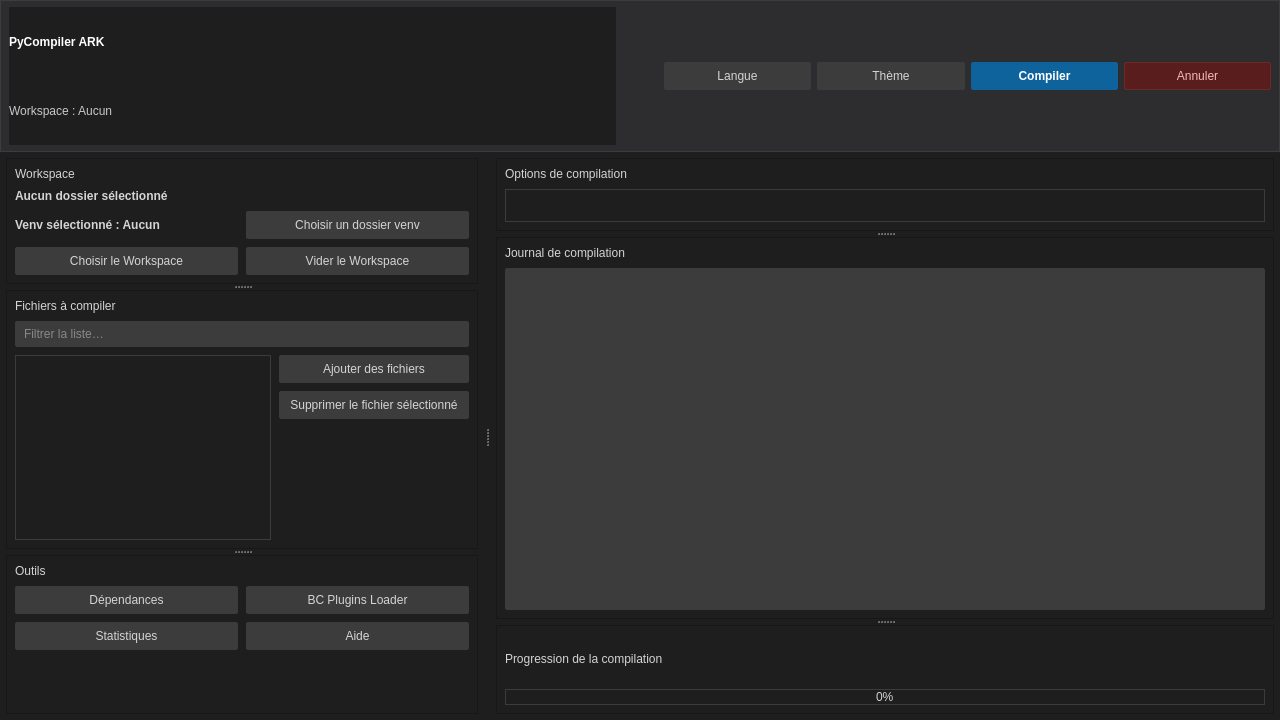
<?xml version="1.0" encoding="UTF-8"?>
<ui version="4.0">
 <class>PyCompilerARKGui</class>
 <widget class="QWidget" name="PyCompilerARKGui">
  <property name="geometry">
   <rect>
    <x>0</x>
    <y>0</y>
    <width>1280</width>
    <height>720</height>
   </rect>
  </property>
  <property name="styleSheet">
   <string notr="true">/* PyCompiler ARK — VSCode inspired */

QWidget {
  background: #1E1E1E;
  color: #D4D4D4;
  font-family: &quot;Segoe UI&quot;, &quot;Noto Sans&quot;, &quot;DejaVu Sans&quot;, Arial, sans-serif;
  font-size: 9pt;
}

QToolTip {
  background-color: #252526;
  color: #D4D4D4;
  border: 1px solid #3C3C3C;
  border-radius: 2px;
  padding: 6px 8px;
}

/* Header */
QFrame#header {
  background: #2D2D30;
  border: 1px solid #3C3C3C;
  border-radius: 0px;
}
QLabel#label_app_title {
  color: #FFFFFF;
  font-weight: 600;
}
QLabel#label_workspace_status {
  color: #C8C8C8;
}

/* Section labels */
QLabel[objectName=&quot;label_workspace_section&quot;],
QLabel[objectName=&quot;label_files_section&quot;],
QLabel[objectName=&quot;label_options_section&quot;],
QLabel[objectName=&quot;label_logs_section&quot;] {
  font-weight: 600;
  font-size: 9pt;
  color: #C8C8C8;
  padding-bottom: 4px;
}
QLabel[objectName=&quot;label_main_actions&quot;],
QLabel[objectName=&quot;label_config_actions&quot;],
QLabel[objectName=&quot;label_tools&quot;],
QLabel[objectName=&quot;label_settings&quot;],
QLabel[objectName=&quot;label_progress&quot;] {
  font-weight: 600;
  font-size: 9pt;
  color: #C8C8C8;
  padding-bottom: 4px;
}

/* Buttons */
QPushButton {
  background: #3C3C3C;
  color: #D4D4D4;
  border: 1px solid #3C3C3C;
  border-radius: 2px;
  padding: 6px 10px;
  font-size: 9pt;
}
QPushButton:hover { background: #454545; border-color: #454545; }
QPushButton:pressed { background: #2A2A2A; }
QPushButton:disabled { color: #8A8A8A; background: #2B2B2B; border-color: #2B2B2B; }

QPushButton#compile_btn {
  background: #0E639C;
  color: #FFFFFF;
  border-color: #0E639C;
  font-weight: 600;
}
QPushButton#compile_btn:hover { background: #1177BB; border-color: #1177BB; }
QPushButton#compile_btn:pressed { background: #0B4F7A; }
QPushButton#cancel_btn {
  background: #5A1D1D;
  color: #F2B8B8;
  border: 1px solid #6A2A2A;
}
QPushButton#cancel_btn:hover { background: #6A2727; border-color: #7A3030; }

/* Checkboxes &amp; Radio */
QCheckBox { color: #D4D4D4; }
QCheckBox::indicator { width: 14px; height: 14px; }
QCheckBox::indicator:unchecked { border: 1px solid #3C3C3C; background: #1E1E1E; }
QCheckBox::indicator:checked { image: none; border: 1px solid #007ACC; background: #007ACC; }

QRadioButton::indicator { width: 14px; height: 14px; border: 1px solid #3C3C3C; background: #1E1E1E; border-radius: 7px; }
QRadioButton::indicator:checked { background: #007ACC; border-color: #007ACC; }

/* Inputs */
QLineEdit, QTextEdit, QPlainTextEdit {
  background: #3C3C3C;
  color: #D4D4D4;
  border: 1px solid #3C3C3C;
  border-radius: 2px;
  padding: 4px 6px;
}
QLineEdit:focus, QTextEdit:focus, QPlainTextEdit:focus { border-color: #007ACC; }

/* Lists &amp; Tables */
QListWidget, QTreeWidget, QTableWidget, QTableView {
  background: #1E1E1E;
  color: #D4D4D4;
  border: 1px solid #3C3C3C;
  border-radius: 0px;
  selection-background-color: #094771;
  selection-color: #D4D4D4;
  padding: 2px;
}
QListWidget::item, QTreeWidget::item { padding: 4px 6px; }
QListWidget::item:hover, QTreeWidget::item:hover { background: #2A2D2E; }
QListWidget::item:selected, QTreeWidget::item:selected { background: #094771; color: #FFFFFF; }

/* Tabs */
QTabWidget::pane { border: 1px solid #3C3C3C; background: #1E1E1E; }
QTabBar { background: #2D2D30; }
QTabBar::tab {
  background: #2D2D30;
  color: #D4D4D4;
  padding: 6px 12px;
  border: 1px solid #3C3C3C;
  border-bottom: none;
}
QTabBar::tab:selected { background: #1E1E1E; border-bottom-color: #1E1E1E; }
QTabBar::tab:hover { background: #37373D; }

/* Progress */
QProgressBar {
  border: 1px solid #3C3C3C;
  border-radius: 0px;
  text-align: center;
  background: #1E1E1E;
  color: #D4D4D4;
  height: 12px;
}
QProgressBar::chunk { background-color: #0E639C; }

/* Combos &amp; Spin */
QComboBox, QSpinBox, QDoubleSpinBox {
  background: #3C3C3C;
  color: #D4D4D4;
  border: 1px solid #3C3C3C;
  border-radius: 2px;
  padding: 4px 6px;
}
QComboBox:hover, QSpinBox:hover, QDoubleSpinBox:hover { background: #454545; }
QComboBox QAbstractItemView {
  background: #252526;
  color: #D4D4D4;
  border: 1px solid #3C3C3C;
  selection-background-color: #094771;
  selection-color: #FFFFFF;
  outline: 0;
}

QAbstractSpinBox:focus { border-color: #007ACC; }
QSpinBox::up-button, QDoubleSpinBox::up-button {
  subcontrol-origin: border;
  subcontrol-position: top right;
  width: 20px;
  border-left: 1px solid #3C3C3C;
  background: #2D2D30;
}
QSpinBox::down-button, QDoubleSpinBox::down-button {
  subcontrol-origin: border;
  subcontrol-position: bottom right;
  width: 20px;
  border-left: 1px solid #3C3C3C;
  background: #2D2D30;
}

/* Frames &amp; Groups */
QFrame[frameShape=&quot;4&quot;] {
  background: #252526;
  border: 1px solid #3C3C3C;
  border-radius: 0px;
}
QGroupBox {
  border: 1px solid #3C3C3C;
  border-radius: 0px;
  margin-top: 12px;
  padding-top: 8px;
}
QGroupBox::title {
  subcontrol-origin: margin;
  left: 12px;
  padding: 0 6px;
  background: transparent;
  color: #D4D4D4;
  font-weight: 600;
}

/* Menus */
QMenuBar { background: #2D2D30; color: #D4D4D4; }
QMenuBar::item:selected { background: #37373D; }
QMenu {
  background: #252526;
  color: #D4D4D4;
  border: 1px solid #3C3C3C;
}
QMenu::item { padding: 6px 12px; }
QMenu::item:selected { background: #094771; }
QMenu::separator { height: 1px; background: #3C3C3C; margin: 6px 8px; }

QStatusBar {
  background: #007ACC;
  color: #FFFFFF;
  border-top: 1px solid #005F9E;
}
QStatusBar::item { border: none; }

/* Scrollbars */
QScrollBar:vertical { background: transparent; width: 12px; margin: 0px; border: none; }
QScrollBar::handle:vertical { background: #3F3F3F; min-height: 24px; }
QScrollBar::handle:vertical:hover { background: #4B4B4B; }
QScrollBar::add-line:vertical, QScrollBar::sub-line:vertical { height: 0; }
QScrollBar:horizontal { background: transparent; height: 12px; margin: 0px; border: none; }
QScrollBar::handle:horizontal { background: #3F3F3F; min-width: 24px; }
QScrollBar::handle:horizontal:hover { background: #4B4B4B; }
QScrollBar::add-line:horizontal, QScrollBar::sub-line:horizontal { width: 0; }
</string>
  </property>
  <layout class="QVBoxLayout" name="rootLayout">
   <property name="spacing">
    <number>0</number>
   </property>
   <property name="leftMargin">
    <number>0</number>
   </property>
   <property name="topMargin">
    <number>0</number>
   </property>
   <property name="rightMargin">
    <number>0</number>
   </property>
   <property name="bottomMargin">
    <number>0</number>
   </property>
   <item>
    <widget class="QFrame" name="header">
     <property name="minimumSize">
      <size>
       <width>0</width>
       <height>44</height>
      </size>
     </property>
     <property name="frameShape">
      <enum>QFrame::Shape::StyledPanel</enum>
     </property>
     <layout class="QHBoxLayout" name="headerLayout">
      <property name="spacing">
       <number>8</number>
      </property>
      <property name="leftMargin">
       <number>8</number>
      </property>
      <property name="topMargin">
       <number>6</number>
      </property>
      <property name="rightMargin">
       <number>8</number>
      </property>
      <property name="bottomMargin">
       <number>6</number>
      </property>
      <item>
       <layout class="QVBoxLayout" name="headerLeftLayout">
        <property name="spacing">
         <number>0</number>
        </property>
        <property name="leftMargin">
         <number>0</number>
        </property>
        <property name="topMargin">
         <number>0</number>
        </property>
        <property name="rightMargin">
         <number>0</number>
        </property>
        <property name="bottomMargin">
         <number>0</number>
        </property>
        <item>
         <widget class="QLabel" name="label_app_title">
          <property name="font">
           <font>
            <family>Segoe UI</family>
            <pointsize>9</pointsize>
            <fontweight>DemiBold</fontweight>
           </font>
          </property>
          <property name="text">
           <string>PyCompiler ARK</string>
          </property>
          <property name="textFormat">
           <enum>Qt::TextFormat::AutoText</enum>
          </property>
         </widget>
        </item>
        <item>
         <widget class="QLabel" name="label_workspace_status">
          <property name="text">
           <string>Workspace : Aucun</string>
          </property>
         </widget>
        </item>
       </layout>
      </item>
      <item>
       <spacer name="headerSpacer">
        <property name="orientation">
         <enum>Qt::Orientation::Horizontal</enum>
        </property>
        <property name="sizeType">
         <enum>QSizePolicy::Policy::Ignored</enum>
        </property>
        <property name="sizeHint" stdset="0">
         <size>
          <width>40</width>
          <height>60</height>
         </size>
        </property>
       </spacer>
      </item>
      <item>
       <layout class="QHBoxLayout" name="headerRightLayout">
        <property name="spacing">
         <number>6</number>
        </property>
        <property name="leftMargin">
         <number>0</number>
        </property>
        <property name="topMargin">
         <number>0</number>
        </property>
        <property name="rightMargin">
         <number>0</number>
        </property>
        <property name="bottomMargin">
         <number>0</number>
        </property>
        <item>
         <widget class="QPushButton" name="select_lang">
          <property name="toolTip">
           <string>Choisir la langue de l'interface</string>
          </property>
          <property name="text">
           <string>Langue</string>
          </property>
         </widget>
        </item>
        <item>
         <widget class="QPushButton" name="select_theme">
          <property name="toolTip">
           <string>Choisir le thème de l'interface</string>
          </property>
          <property name="text">
           <string>Thème</string>
          </property>
         </widget>
        </item>
        <item>
         <widget class="QPushButton" name="compile_btn">
          <property name="toolTip">
           <string>Démarrer la compilation</string>
          </property>
          <property name="text">
           <string>Compiler</string>
          </property>
         </widget>
        </item>
        <item>
         <widget class="QPushButton" name="cancel_btn">
          <property name="toolTip">
           <string>Annuler la compilation en cours</string>
          </property>
          <property name="text">
           <string>Annuler</string>
          </property>
         </widget>
        </item>
       </layout>
      </item>
     </layout>
    </widget>
   </item>
   <item>
    <widget class="QSplitter" name="mainSplitter">
     <property name="orientation">
      <enum>Qt::Orientation::Horizontal</enum>
     </property>
     <property name="handleWidth">
      <number>6</number>
     </property>
     <widget class="QWidget" name="leftPanel">
      <property name="sizePolicy">
       <sizepolicy hsizetype="Preferred" vsizetype="Expanding">
        <horstretch>0</horstretch>
        <verstretch>0</verstretch>
       </sizepolicy>
      </property>
      <property name="minimumSize">
       <size>
        <width>280</width>
        <height>0</height>
       </size>
      </property>
      <layout class="QVBoxLayout" name="leftLayout">
       <property name="spacing">
        <number>8</number>
       </property>
       <property name="leftMargin">
        <number>6</number>
       </property>
       <property name="topMargin">
        <number>6</number>
       </property>
       <property name="rightMargin">
        <number>6</number>
       </property>
       <property name="bottomMargin">
        <number>6</number>
       </property>
       <item>
        <widget class="QSplitter" name="leftSplitter">
         <property name="orientation">
          <enum>Qt::Orientation::Vertical</enum>
         </property>
         <property name="handleWidth">
          <number>6</number>
         </property>
         <widget class="QFrame" name="frame_workspace">
          <property name="frameShape">
           <enum>QFrame::Shape::StyledPanel</enum>
          </property>
          <layout class="QGridLayout" name="layout_workspace_grid">
           <property name="leftMargin">
            <number>8</number>
           </property>
           <property name="topMargin">
            <number>8</number>
           </property>
           <property name="rightMargin">
            <number>8</number>
           </property>
           <property name="bottomMargin">
            <number>8</number>
           </property>
           <property name="spacing">
            <number>8</number>
           </property>
           <item row="0" column="0" colspan="2">
            <widget class="QLabel" name="label_workspace_section">
             <property name="font">
              <font>
               <family>Segoe UI</family>
               <pointsize>9</pointsize>
               <fontweight>DemiBold</fontweight>
              </font>
             </property>
             <property name="text">
              <string>Workspace</string>
             </property>
            </widget>
           </item>
           <item row="1" column="0" colspan="2">
            <widget class="QLabel" name="label_folder">
             <property name="font">
              <font>
               <family>Segoe UI</family>
               <pointsize>9</pointsize>
               <bold>true</bold>
              </font>
             </property>
             <property name="frameShape">
              <enum>QFrame::Shape::NoFrame</enum>
             </property>
             <property name="frameShadow">
              <enum>QFrame::Shadow::Plain</enum>
             </property>
             <property name="text">
              <string>Aucun dossier sélectionné</string>
             </property>
             <property name="wordWrap">
              <bool>true</bool>
             </property>
             <property name="margin">
              <number>6</number>
             </property>
            </widget>
           </item>
           <item row="2" column="0">
            <widget class="QLabel" name="venv_label">
             <property name="font">
              <font>
               <family>Segoe UI</family>
               <pointsize>9</pointsize>
               <bold>true</bold>
              </font>
             </property>
             <property name="frameShape">
              <enum>QFrame::Shape::NoFrame</enum>
             </property>
             <property name="frameShadow">
              <enum>QFrame::Shadow::Plain</enum>
             </property>
             <property name="text">
              <string>Venv sélectionné : Aucun</string>
             </property>
             <property name="wordWrap">
              <bool>true</bool>
             </property>
             <property name="margin">
              <number>6</number>
             </property>
            </widget>
           </item>
           <item row="2" column="1">
            <widget class="QPushButton" name="venv_button">
             <property name="text">
              <string>Choisir un dossier venv</string>
             </property>
            </widget>
           </item>
           <item row="3" column="0">
            <widget class="QPushButton" name="btn_select_folder">
             <property name="toolTip">
              <string>Sélectionner le Workspace</string>
             </property>
             <property name="text">
              <string>Choisir le Workspace</string>
             </property>
            </widget>
           </item>
           <item row="3" column="1">
            <widget class="QPushButton" name="btn_clear_workspace">
             <property name="toolTip">
              <string>Vider la liste des fichiers et réinitialiser la sélection</string>
             </property>
             <property name="text">
              <string>Vider le Workspace</string>
             </property>
            </widget>
           </item>
          </layout>
         </widget>
         <widget class="QFrame" name="frame_files">
          <property name="frameShape">
           <enum>QFrame::Shape::StyledPanel</enum>
          </property>
          <layout class="QGridLayout" name="layout_files_grid">
           <property name="leftMargin">
            <number>8</number>
           </property>
           <property name="topMargin">
            <number>8</number>
           </property>
           <property name="rightMargin">
            <number>8</number>
           </property>
           <property name="bottomMargin">
            <number>8</number>
           </property>
           <property name="spacing">
            <number>8</number>
           </property>
           <item row="2" column="1">
            <layout class="QVBoxLayout" name="layout_file_actions">
             <property name="spacing">
              <number>8</number>
             </property>
             <property name="leftMargin">
              <number>0</number>
             </property>
             <property name="topMargin">
              <number>0</number>
             </property>
             <property name="rightMargin">
              <number>0</number>
             </property>
             <property name="bottomMargin">
              <number>0</number>
             </property>
             <item>
              <widget class="QPushButton" name="btn_select_files">
               <property name="toolTip">
                <string>Ajouter des fichiers à compiler</string>
               </property>
               <property name="text">
                <string>Ajouter des fichiers</string>
               </property>
              </widget>
             </item>
             <item>
              <widget class="QPushButton" name="btn_remove_file">
               <property name="text">
                <string>Supprimer le fichier sélectionné</string>
               </property>
              </widget>
             </item>
             <item>
              <spacer name="fileActionsSpacer">
               <property name="orientation">
                <enum>Qt::Orientation::Vertical</enum>
               </property>
               <property name="sizeHint" stdset="0">
                <size>
                 <width>20</width>
                 <height>40</height>
                </size>
               </property>
              </spacer>
             </item>
            </layout>
           </item>
           <item row="1" column="0" colspan="2">
            <widget class="QLineEdit" name="file_filter_input">
             <property name="placeholderText">
              <string>Filtrer la liste…</string>
             </property>
            </widget>
           </item>
           <item row="2" column="0">
            <widget class="QListWidget" name="file_list">
             <property name="sizePolicy">
              <sizepolicy hsizetype="Expanding" vsizetype="Expanding">
               <horstretch>0</horstretch>
               <verstretch>1</verstretch>
              </sizepolicy>
             </property>
            </widget>
           </item>
           <item row="0" column="0" colspan="2">
            <widget class="QLabel" name="label_files_section">
             <property name="font">
              <font>
               <family>Segoe UI</family>
               <pointsize>9</pointsize>
               <fontweight>DemiBold</fontweight>
              </font>
             </property>
             <property name="text">
              <string>Fichiers à compiler</string>
             </property>
             <property name="wordWrap">
              <bool>true</bool>
             </property>
            </widget>
           </item>
          </layout>
         </widget>
         <widget class="QFrame" name="frame_tools">
          <property name="frameShape">
           <enum>QFrame::Shape::StyledPanel</enum>
          </property>
          <layout class="QGridLayout" name="layout_tools_grid">
           <property name="leftMargin">
            <number>8</number>
           </property>
           <property name="topMargin">
            <number>8</number>
           </property>
           <property name="rightMargin">
            <number>8</number>
           </property>
           <property name="bottomMargin">
            <number>8</number>
           </property>
           <property name="spacing">
            <number>8</number>
           </property>
           <item row="2" column="0">
            <widget class="QPushButton" name="btn_show_stats">
             <property name="toolTip">
              <string>Afficher les statistiques de compilation</string>
             </property>
             <property name="text">
              <string>Statistiques</string>
             </property>
            </widget>
           </item>
           <item row="1" column="0">
            <widget class="QPushButton" name="btn_suggest_deps">
             <property name="toolTip">
              <string>Analyser les dépendances du projet</string>
             </property>
             <property name="text">
              <string>Dépendances</string>
             </property>
            </widget>
           </item>
           <item row="1" column="1">
            <widget class="QPushButton" name="btn_bc_loader">
             <property name="toolTip">
              <string>Ouvrir BC Plugins Loader</string>
             </property>
             <property name="text">
              <string>BC Plugins Loader</string>
             </property>
            </widget>
           </item>
           <item row="2" column="1">
            <widget class="QPushButton" name="btn_help">
             <property name="toolTip">
              <string>Afficher l'aide</string>
             </property>
             <property name="text">
              <string>Aide</string>
             </property>
            </widget>
           </item>
           <item row="3" column="0" colspan="2">
            <spacer name="verticalSpacer">
             <property name="orientation">
              <enum>Qt::Orientation::Vertical</enum>
             </property>
             <property name="sizeHint" stdset="0">
              <size>
               <width>20</width>
               <height>60</height>
              </size>
             </property>
            </spacer>
           </item>
           <item row="0" column="0" colspan="2">
            <widget class="QLabel" name="label_tools">
             <property name="font">
              <font>
               <family>Segoe UI</family>
               <pointsize>9</pointsize>
               <fontweight>DemiBold</fontweight>
              </font>
             </property>
             <property name="text">
              <string>Outils</string>
             </property>
            </widget>
           </item>
          </layout>
         </widget>
        </widget>
       </item>
      </layout>
     </widget>
     <widget class="QWidget" name="rightPanel">
      <property name="sizePolicy">
       <sizepolicy hsizetype="Expanding" vsizetype="Expanding">
        <horstretch>1</horstretch>
        <verstretch>0</verstretch>
       </sizepolicy>
      </property>
      <layout class="QVBoxLayout" name="rightLayout">
       <property name="spacing">
        <number>8</number>
       </property>
       <property name="leftMargin">
        <number>6</number>
       </property>
       <property name="topMargin">
        <number>6</number>
       </property>
       <property name="rightMargin">
        <number>6</number>
       </property>
       <property name="bottomMargin">
        <number>6</number>
       </property>
       <item>
        <widget class="QSplitter" name="rightSplitter">
         <property name="orientation">
          <enum>Qt::Orientation::Vertical</enum>
         </property>
         <property name="handleWidth">
          <number>6</number>
         </property>
         <widget class="QFrame" name="frame_options">
          <property name="frameShape">
           <enum>QFrame::Shape::StyledPanel</enum>
          </property>
          <layout class="QVBoxLayout" name="layout_options">
           <property name="spacing">
            <number>8</number>
           </property>
           <property name="leftMargin">
            <number>8</number>
           </property>
           <property name="topMargin">
            <number>8</number>
           </property>
           <property name="rightMargin">
            <number>8</number>
           </property>
           <property name="bottomMargin">
            <number>8</number>
           </property>
           <item>
            <widget class="QLabel" name="label_options_section">
             <property name="font">
              <font>
               <family>Segoe UI</family>
               <pointsize>9</pointsize>
               <fontweight>DemiBold</fontweight>
              </font>
             </property>
             <property name="text">
              <string>Options de compilation</string>
             </property>
            </widget>
           </item>
           <item>
            <widget class="QTabWidget" name="compiler_tabs">
             <property name="tabPosition">
              <enum>QTabWidget::TabPosition::North</enum>
             </property>
             <property name="tabShape">
              <enum>QTabWidget::TabShape::Rounded</enum>
             </property>
             <property name="currentIndex">
              <number>-1</number>
             </property>
             <property name="documentMode">
              <bool>false</bool>
             </property>
             <property name="movable">
              <bool>true</bool>
             </property>
             <property name="tabBarAutoHide">
              <bool>false</bool>
             </property>
            </widget>
           </item>
          </layout>
         </widget>
         <widget class="QFrame" name="frame_logs">
          <property name="frameShape">
           <enum>QFrame::Shape::StyledPanel</enum>
          </property>
          <layout class="QVBoxLayout" name="layout_logs">
           <property name="spacing">
            <number>8</number>
           </property>
           <property name="leftMargin">
            <number>8</number>
           </property>
           <property name="topMargin">
            <number>8</number>
           </property>
           <property name="rightMargin">
            <number>8</number>
           </property>
           <property name="bottomMargin">
            <number>8</number>
           </property>
           <item>
            <widget class="QLabel" name="label_logs_section">
             <property name="font">
              <font>
               <family>Segoe UI</family>
               <pointsize>9</pointsize>
               <fontweight>DemiBold</fontweight>
              </font>
             </property>
             <property name="text">
              <string>Journal de compilation</string>
             </property>
            </widget>
           </item>
           <item>
            <widget class="QTextEdit" name="log">
             <property name="sizePolicy">
              <sizepolicy hsizetype="Expanding" vsizetype="Expanding">
               <horstretch>0</horstretch>
               <verstretch>1</verstretch>
              </sizepolicy>
             </property>
             <property name="frameShape">
              <enum>QFrame::Shape::StyledPanel</enum>
             </property>
             <property name="frameShadow">
              <enum>QFrame::Shadow::Sunken</enum>
             </property>
             <property name="tabChangesFocus">
              <bool>false</bool>
             </property>
             <property name="readOnly">
              <bool>true</bool>
             </property>
            </widget>
           </item>
          </layout>
         </widget>
         <widget class="QFrame" name="frame_progress">
          <property name="frameShape">
           <enum>QFrame::Shape::StyledPanel</enum>
          </property>
          <layout class="QVBoxLayout" name="layout_progress">
           <property name="spacing">
            <number>6</number>
           </property>
           <property name="leftMargin">
            <number>8</number>
           </property>
           <property name="topMargin">
            <number>8</number>
           </property>
           <property name="rightMargin">
            <number>8</number>
           </property>
           <property name="bottomMargin">
            <number>8</number>
           </property>
           <item>
            <widget class="QLabel" name="label_progress">
             <property name="font">
              <font>
               <family>Segoe UI</family>
               <pointsize>9</pointsize>
               <fontweight>DemiBold</fontweight>
              </font>
             </property>
             <property name="text">
              <string>Progression de la compilation</string>
             </property>
            </widget>
           </item>
           <item>
            <widget class="QProgressBar" name="progress">
             <property name="value">
              <number>0</number>
             </property>
             <property name="textVisible">
              <bool>true</bool>
             </property>
             <property name="invertedAppearance">
              <bool>true</bool>
             </property>
            </widget>
           </item>
          </layout>
         </widget>
        </widget>
       </item>
      </layout>
     </widget>
    </widget>
   </item>
  </layout>
 </widget>
 <resources/>
 <connections/>
</ui>
